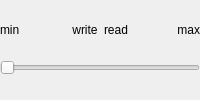
<?xml version="1.0" encoding="UTF-8"?>
<ui version="4.0">
 <class>GpuSlider</class>
 <widget class="QWidget" name="GpuSlider">
  <property name="sizePolicy">
   <sizepolicy hsizetype="Expanding" vsizetype="Fixed">
    <horstretch>0</horstretch>
    <verstretch>0</verstretch>
   </sizepolicy>
  </property>
  <property name="windowTitle">
   <string>Form</string>
  </property>
  <layout class="QGridLayout" name="sliderLayout" columnstretch="1,0,0,1">
   <property name="leftMargin">
    <number>0</number>
   </property>
   <property name="topMargin">
    <number>0</number>
   </property>
   <property name="rightMargin">
    <number>0</number>
   </property>
   <property name="bottomMargin">
    <number>0</number>
   </property>
   <property name="verticalSpacing">
    <number>0</number>
   </property>
   <item row="0" column="0">
    <widget class="QLabel" name="minLabel">
     <property name="sizePolicy">
      <sizepolicy hsizetype="Preferred" vsizetype="Fixed">
       <horstretch>0</horstretch>
       <verstretch>0</verstretch>
      </sizepolicy>
     </property>
     <property name="text">
      <string>min</string>
     </property>
    </widget>
   </item>
   <item row="1" column="0" colspan="4">
    <widget class="QSlider" name="slider">
     <property name="sizePolicy">
      <sizepolicy hsizetype="Expanding" vsizetype="Fixed">
       <horstretch>0</horstretch>
       <verstretch>0</verstretch>
      </sizepolicy>
     </property>
     <property name="orientation">
      <enum>Qt::Horizontal</enum>
     </property>
     <property name="invertedAppearance">
      <bool>false</bool>
     </property>
     <property name="invertedControls">
      <bool>false</bool>
     </property>
     <property name="tickPosition">
      <enum>QSlider::NoTicks</enum>
     </property>
     <property name="tickInterval">
      <number>5</number>
     </property>
    </widget>
   </item>
   <item row="0" column="1">
    <widget class="QLabel" name="curWriteLabel">
     <property name="sizePolicy">
      <sizepolicy hsizetype="Preferred" vsizetype="Fixed">
       <horstretch>0</horstretch>
       <verstretch>0</verstretch>
      </sizepolicy>
     </property>
     <property name="text">
      <string>write</string>
     </property>
     <property name="alignment">
      <set>Qt::AlignCenter</set>
     </property>
    </widget>
   </item>
   <item row="0" column="2">
    <widget class="QLabel" name="curReadLabel">
     <property name="sizePolicy">
      <sizepolicy hsizetype="Preferred" vsizetype="Fixed">
       <horstretch>0</horstretch>
       <verstretch>0</verstretch>
      </sizepolicy>
     </property>
     <property name="text">
      <string>read</string>
     </property>
     <property name="alignment">
      <set>Qt::AlignCenter</set>
     </property>
    </widget>
   </item>
   <item row="0" column="3">
    <widget class="QLabel" name="maxLabel">
     <property name="sizePolicy">
      <sizepolicy hsizetype="Preferred" vsizetype="Fixed">
       <horstretch>0</horstretch>
       <verstretch>0</verstretch>
      </sizepolicy>
     </property>
     <property name="text">
      <string>max</string>
     </property>
     <property name="alignment">
      <set>Qt::AlignRight|Qt::AlignTrailing|Qt::AlignVCenter</set>
     </property>
    </widget>
   </item>
  </layout>
 </widget>
 <resources/>
 <connections/>
</ui>
